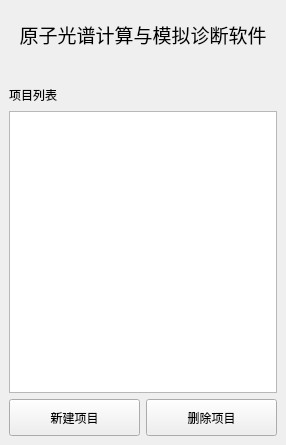
<?xml version="1.0" encoding="UTF-8"?>
<ui version="4.0">
 <class>login_window</class>
 <widget class="QWidget" name="login_window">
  <property name="geometry">
   <rect>
    <x>0</x>
    <y>0</y>
    <width>286</width>
    <height>445</height>
   </rect>
  </property>
  <property name="windowTitle">
   <string>Form</string>
  </property>
  <property name="styleSheet">
   <string notr="true">* {
	
	font: 10pt &quot;Microsoft YaHei UI&quot;;
}

#label {
	font: 16pt &quot;Microsoft YaHei UI&quot;;
}

#project_list::item {
 margin-bottom: 12px; 
}</string>
  </property>
  <layout class="QVBoxLayout" name="verticalLayout">
   <property name="leftMargin">
    <number>0</number>
   </property>
   <property name="topMargin">
    <number>0</number>
   </property>
   <property name="rightMargin">
    <number>0</number>
   </property>
   <property name="bottomMargin">
    <number>0</number>
   </property>
   <item>
    <widget class="QLabel" name="label">
     <property name="minimumSize">
      <size>
       <width>0</width>
       <height>70</height>
      </size>
     </property>
     <property name="styleSheet">
      <string notr="true"/>
     </property>
     <property name="text">
      <string>&lt;html&gt;&lt;head/&gt;&lt;body&gt;&lt;p&gt;&lt;span style=&quot; font-size:14pt;&quot;&gt;原子光谱计算与模拟诊断软件&lt;/span&gt;&lt;/p&gt;&lt;/body&gt;&lt;/html&gt;</string>
     </property>
     <property name="scaledContents">
      <bool>false</bool>
     </property>
     <property name="alignment">
      <set>Qt::AlignCenter</set>
     </property>
    </widget>
   </item>
   <item>
    <widget class="QStackedWidget" name="stackedWidget">
     <property name="currentIndex">
      <number>0</number>
     </property>
     <widget class="QWidget" name="page">
      <layout class="QVBoxLayout" name="verticalLayout_2">
       <item>
        <layout class="QHBoxLayout" name="horizontalLayout">
         <item>
          <widget class="QLabel" name="label_2">
           <property name="text">
            <string>项目列表</string>
           </property>
          </widget>
         </item>
         <item>
          <spacer name="horizontalSpacer">
           <property name="orientation">
            <enum>Qt::Horizontal</enum>
           </property>
           <property name="sizeHint" stdset="0">
            <size>
             <width>40</width>
             <height>20</height>
            </size>
           </property>
          </spacer>
         </item>
        </layout>
       </item>
       <item>
        <widget class="QListWidget" name="project_list">
         <property name="minimumSize">
          <size>
           <width>250</width>
           <height>0</height>
          </size>
         </property>
        </widget>
       </item>
       <item>
        <layout class="QHBoxLayout" name="horizontalLayout_2">
         <item>
          <widget class="QPushButton" name="new_project">
           <property name="minimumSize">
            <size>
             <width>0</width>
             <height>37</height>
            </size>
           </property>
           <property name="text">
            <string>新建项目</string>
           </property>
          </widget>
         </item>
         <item>
          <widget class="QPushButton" name="delete_project">
           <property name="minimumSize">
            <size>
             <width>0</width>
             <height>37</height>
            </size>
           </property>
           <property name="text">
            <string>删除项目</string>
           </property>
          </widget>
         </item>
        </layout>
       </item>
      </layout>
     </widget>
     <widget class="QWidget" name="page_2">
      <layout class="QVBoxLayout" name="verticalLayout_3">
       <item>
        <widget class="QLabel" name="label_3">
         <property name="text">
          <string>项目名称</string>
         </property>
        </widget>
       </item>
       <item>
        <widget class="QLineEdit" name="project_name">
         <property name="enabled">
          <bool>true</bool>
         </property>
        </widget>
       </item>
       <item>
        <widget class="QLabel" name="label_4">
         <property name="text">
          <string>项目路径</string>
         </property>
        </widget>
       </item>
       <item>
        <layout class="QHBoxLayout" name="horizontalLayout_3">
         <item>
          <widget class="QLineEdit" name="project_path">
           <property name="enabled">
            <bool>false</bool>
           </property>
          </widget>
         </item>
         <item>
          <widget class="QToolButton" name="select_path">
           <property name="text">
            <string>...</string>
           </property>
          </widget>
         </item>
        </layout>
       </item>
       <item>
        <spacer name="verticalSpacer">
         <property name="orientation">
          <enum>Qt::Vertical</enum>
         </property>
         <property name="sizeHint" stdset="0">
          <size>
           <width>20</width>
           <height>153</height>
          </size>
         </property>
        </spacer>
       </item>
       <item>
        <layout class="QHBoxLayout" name="horizontalLayout_4">
         <item>
          <widget class="QPushButton" name="back">
           <property name="minimumSize">
            <size>
             <width>0</width>
             <height>37</height>
            </size>
           </property>
           <property name="text">
            <string>返回上一页</string>
           </property>
          </widget>
         </item>
         <item>
          <widget class="QPushButton" name="create_project">
           <property name="minimumSize">
            <size>
             <width>0</width>
             <height>37</height>
            </size>
           </property>
           <property name="text">
            <string>创建项目</string>
           </property>
          </widget>
         </item>
        </layout>
       </item>
      </layout>
     </widget>
    </widget>
   </item>
  </layout>
 </widget>
 <resources/>
 <connections/>
</ui>
